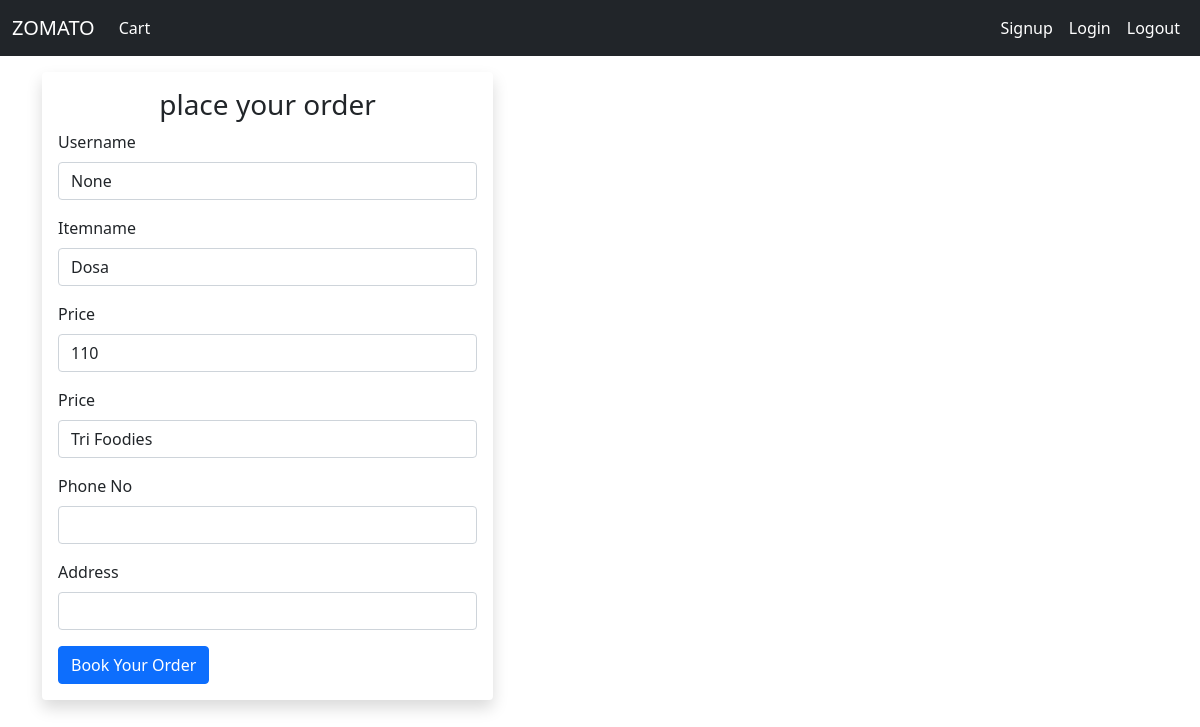
/cart/4, run on the app's committed database.
### app/models.py (models this page shows)
class Menu(models.Model):
    RestaurantName = models.ForeignKey(Restaurant,on_delete=models.CASCADE)
    ItemName = models.ForeignKey(Item,on_delete=models.CASCADE)
    price = models.IntegerField(default=0)

class Item(models.Model):
    ItemName = models.CharField(max_length=100)
    def __str__(self):
        return self.ItemName

class Restaurant(models.Model):
    RestaurantNmame = models.CharField(max_length=100)
    phoneno = models.IntegerField(max_length=12)
    address = models.CharField(max_length=500)
    def __str__(self):
        return self.RestaurantNmame

### app/views.py (the view, shortened to what this page needs)
# urls.py: path('cart/<int:pk>',views.Cart.as_view()),
class Cart(View):
    def get(self,request,pk = None):
        itemName = Menu.objects.filter(id = pk)
        username =  request.session.get('custome_firstname')
        print(username)
        print(itemName)
        data = {
            "itemName":itemName,
            "username":username
        }
        return render(request,'cart.html',data)

### templates/cart.html (shortened to what this page needs)
{% extends 'base.html'%}
{% load static %}
{% block content %}
  <div class="container pt-3">
    <div class="row">
      <div class="col-sm-5">
        <div class="shadow p-3 mb-5 bg-body rounded">
            <form action="" method="POST">
                <h3 class="text-center"> place your order </h3>
                {% for i in itemName %}
                <div class="mb-3">
                  <label for="exampleInputEmail1" class="form-label">Username </label>
                  <input type="text" name="username" value="{{username}}" class="form-control" id="exampleInputEmail1" aria-describedby="emailHelp">
                </div>
                <div class="mb-3">
                  <label for="exampleInputPassword1" class="form-label">Itemname</label>
                  <input type="text" name="itemname" value="{{i.ItemName}}" class="form-control" id="exampleInputPassword1">
                </div>
                <div class="mb-3">
                  <label for="exampleInputPassword1" class="form-label">Price</label>
                  <input type="text" name="price" value="{{i.price}}" class="form-control" id="exampleInputPassword1">
                </div>
                <div class="mb-3">
                  <label for="exampleInputPassword1" class="form-label">Price</label>
                  <input type="text" name="restaurant" value="{{i.RestaurantName}}" class="form-control" id="exampleInputPassword1">
                </div>
                <div class="mb-3">
                  <label for="exampleInputPassword1" class="form-label">Phone No</label>
                  <input type="text" name="phoneno" class="form-control" id="exampleInputPassword1">
                </div>
                <div class="mb-3">
                  <label for="exampleInputPassword1" class="form-label">Address</label>
                  <input type="text" name="address" class="form-control" id="exampleInputPassword1">
                </div>
                <button type="submit" class="btn btn-primary">Book Your Order</button>
                {% endfor %}
              </form>
        </div>
      </div>
      <div class="col-sm-5 offset-sm-2">
      </div>
  </div>
  </div>
{%endblock%}

### data on the page
Menu: username "None", itemname "Dosa", price "110", restaurant "Tri Foodies"
